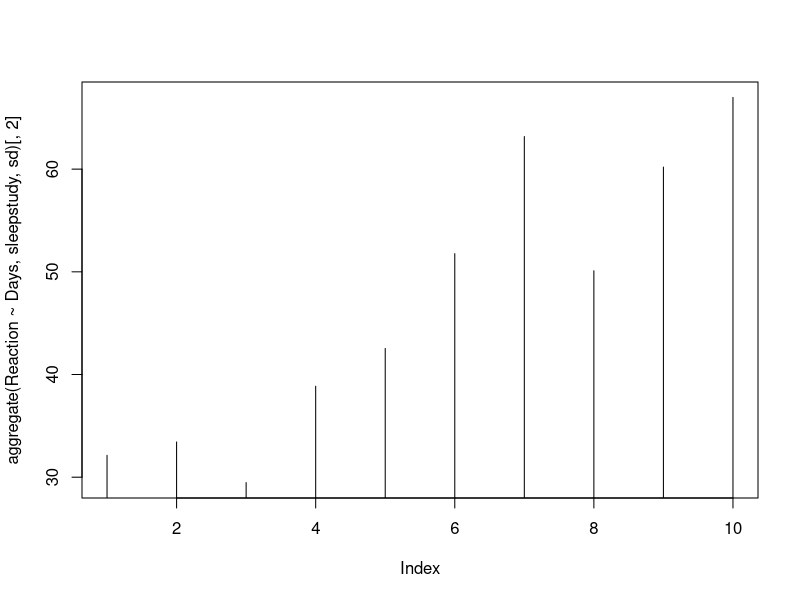
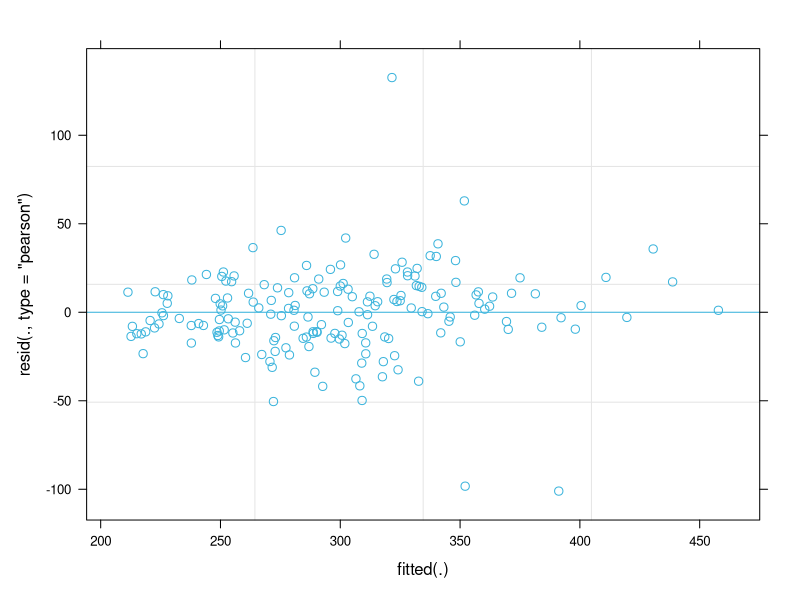
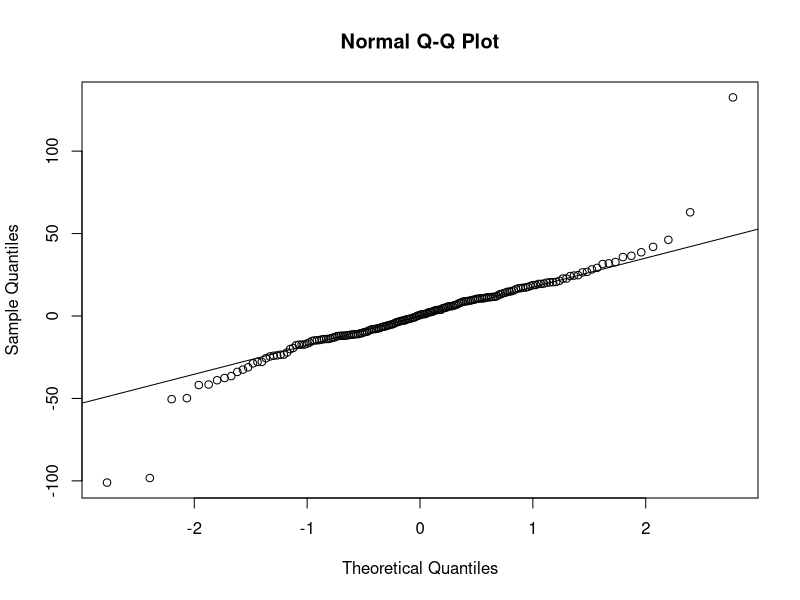
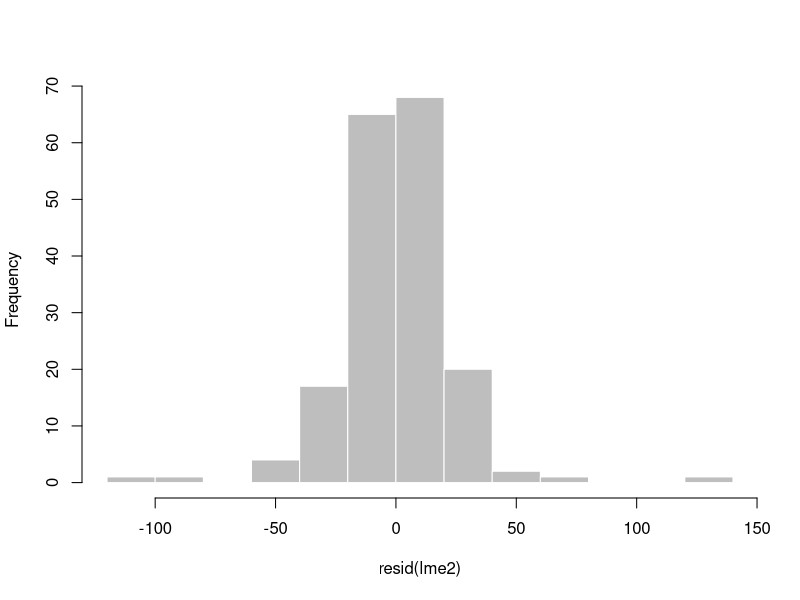
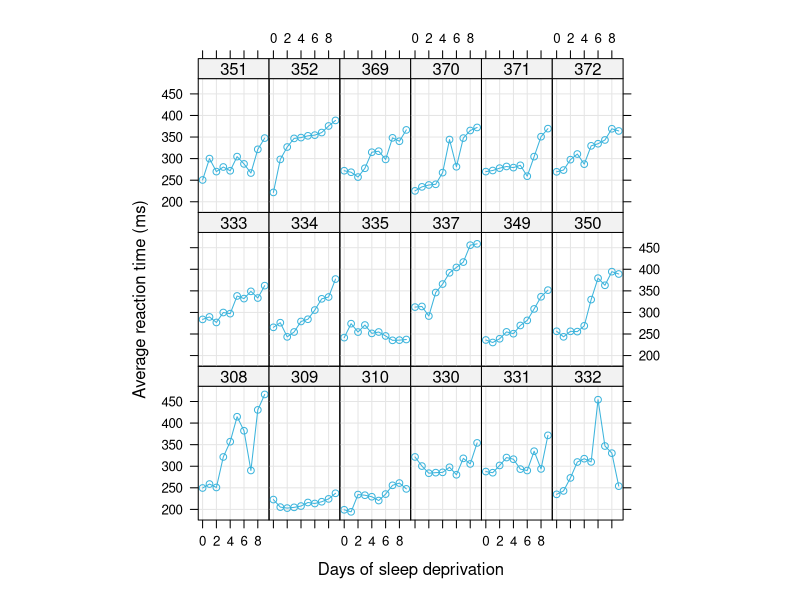
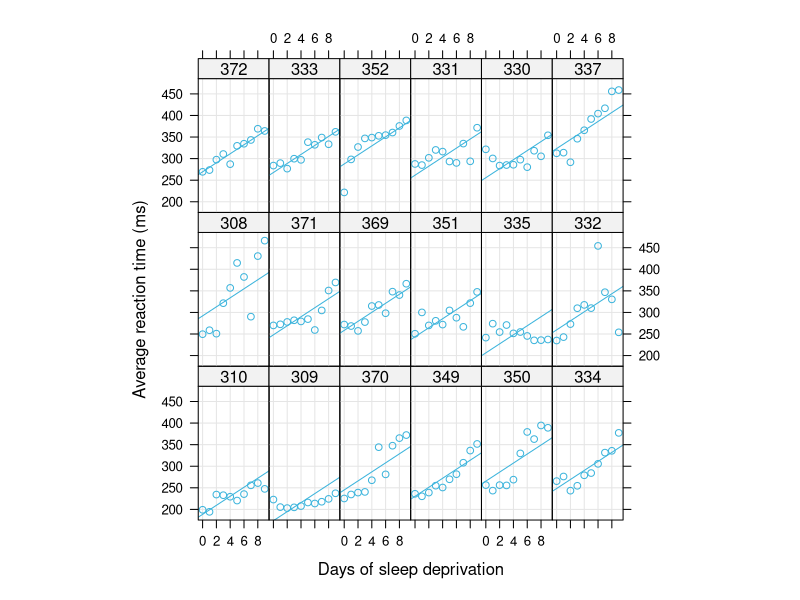
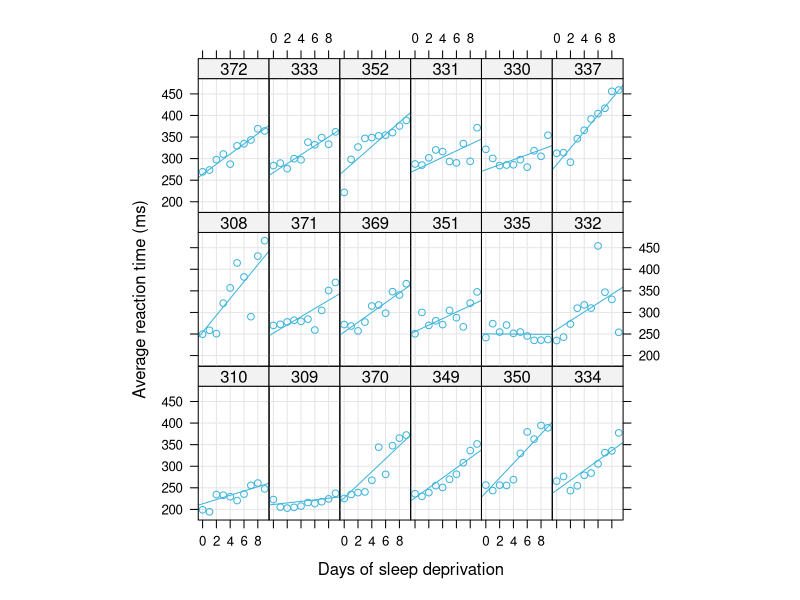
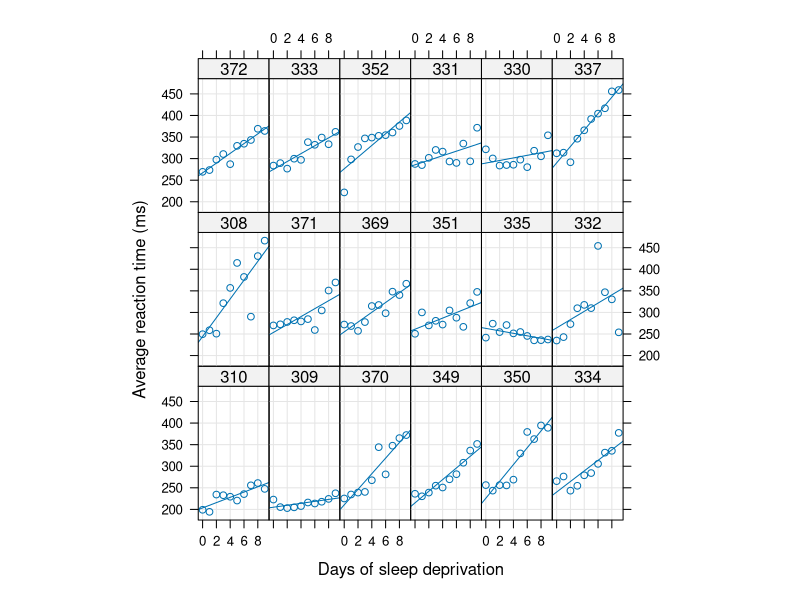

Write R code to recreate these figures, in order.
# example_bates.R
#
# content: (1) Load data
#          (2) Visualize data
#          (3) Fit models
#          (4) Examine random effects
#
# input: --
# output: sleep_subjects.pdf
#         sleep_random_intercept.pdf
#         sleep_random_slope.pdf
#         sleep_lattice.pdf
#         sleep_box.pdf
#         sleep_caterpillar.pdf
#         sleep_shrinkage.pdf
#         sleep_shrinkfit.pdf
#
# last mod: Oct/16/2024, NW

# setwd("C:/Users/nwickelmaier/Nextcloud/Documents/teaching/iwm/mixed_models/slides/04_longitudinal/")

library(lattice)
library(lme4)

#--------------- (1) Load data ------------------------------------------------

data(sleepstudy)
#?sleepstudy
str(sleepstudy)
summary(sleepstudy)
head(sleepstudy)

xtabs( ~ Subject + Days, sleepstudy)

#--------------- (2) Visualize data -------------------------------------------

pdf("../figures/sleep_subjects.pdf", height = 6, width = 6, pointsize = 10)

xyplot(Reaction ~ Days | Subject, sleepstudy, aspect = "xy",
       layout = c(6,3), type = c("g", "b"),
       col = "#3CB4DC",
       #index.cond = function(x,y) coef(lm(y ~ x))[1],
       xlab = "Days of sleep deprivation",
       ylab = "Average reaction time (ms)"
)

dev.off()

# random intercept model
lme0 <- lmer(Reaction ~ Days + (1 | Subject), sleepstudy, REML = FALSE)

pdf("../figures/sleep_random_intercept.pdf", height = 6, width = 6, pointsize = 10)

xyplot(Reaction ~ Days | Subject, sleepstudy, aspect = "xy",
       layout = c(6,3), type = c("g", "p"),
       col = "#3CB4DC",
       coef.list = coef(lme0)$Subject,
       panel = function(..., coef.list) {
         panel.xyplot(...)
         panel.abline(as.numeric(coef.list[packet.number(),]),
                      col.line = "#3CB4DC",
                      lty = trellis.par.get("superpose.line")$lty[2]
                      )
       },
       index.cond = function(x,y) coef(lm(y ~ x))[1],
       xlab = "Days of sleep deprivation",
       ylab = "Average reaction time (ms)"
)

dev.off()

# random slope model
lme1 <- lmer(Reaction ~ Days + (Days | Subject), sleepstudy, REML = FALSE)

pdf("../figures/sleep_random_slope.pdf", height = 6, width = 6, pointsize = 10)

xyplot(Reaction ~ Days | Subject, sleepstudy, aspect = "xy",
       layout = c(6,3), type = c("g", "p"),
       col = "#3CB4DC",
       coef.list = coef(lme1)$Subject,
       panel = function(..., coef.list) {
         panel.xyplot(...)
         panel.abline(as.numeric(coef.list[packet.number(),]),
                      col.line = "#3CB4DC",
                      lty = trellis.par.get("superpose.line")$lty[2]
                      )
       },
       index.cond = function(x,y) coef(lm(y ~ x))[1],
       xlab = "Days of sleep deprivation",
       ylab = "Average reaction time (ms)"
)

dev.off()

pdf("../figures/sleep_lattice.pdf", height = 8, width = 8, pointsize = 10)

xyplot(Reaction ~ Days | Subject, sleepstudy, type = c("g","p","r"),
       index.cond = function(x,y) coef(lm(y ~ x))[1],
       xlab = "Days of sleep deprivation",
       ylab = "Average reaction time (ms)",
       aspect = "xy")

dev.off()

pdf("../figures/sleep_box.pdf", height = 3.375, width = 3.375, pointsize = 10)

par(mai = c(.6,.6,.1,.1), mgp = c(2.4,1,0))
boxplot(Reaction ~ Days, sleepstudy, col = "#3CB4DC")
# --> good to see that assumption of homoscedasticity is violated

dev.off()

plot(aggregate(Reaction ~ Days, sleepstudy, sd)[, 2], type = "h")

#--------------- (3) Fit models -----------------------------------------------

lme2 <- lmer(Reaction ~ Days + (Days || Subject), sleepstudy, REML = FALSE)

anova(lme1, lme2)

confint(lme2)

plot(lme2, col = "#3CB4DC")

qqnorm(resid(lme2))
qqline(resid(lme2))

hist(resid(lme2), border = "white", col = "gray", main = "")

#--------------- (4) Examine random effects -----------------------------------

# caterpillar plot

pdf("../figures/sleep_caterpillar.pdf", height = 4.5, width = 8, pointsize = 10)

dotplot(ranef(lme2, condVar = TRUE),
        col = "#FF6900",
        scales = list(x = list(relation = "free")))[[1]]

dev.off()

# shrinkage
df      <- coef(lmList(Reaction ~ Days | Subject, sleepstudy))
fclow   <- subset(df, `(Intercept)` < 251)
fchigh  <- subset(df, `(Intercept)` > 251)
cc1     <- as.data.frame(coef(lme2)$Subject)
names(cc1) <- c("A", "B")

df <- cbind(df, cc1)
ff <- fixef(lme2)

pdf("../figures/sleep_shrinkage.pdf", height = 6, width = 6, pointsize = 10)

with(df,
  xyplot(`(Intercept)` ~ Days, aspect = 1,
    x1 = B, y1 = A,
    panel = function(x, y, x1, y1, subscripts, ...) {
        panel.grid(h = -1, v = -1)
        x1 <- x1[subscripts]
        y1 <- y1[subscripts]
        larrows(x, y, x1, y1, type = "closed", length = 0.1,
                angle = 15, ...)
        lpoints(x, y,
                pch = trellis.par.get("superpose.symbol")$pch[2],
                col = trellis.par.get("superpose.symbol")$col[2])
        lpoints(x1, y1,
                pch = trellis.par.get("superpose.symbol")$pch[1],
                col = trellis.par.get("superpose.symbol")$col[1])
        lpoints(ff[2], ff[1], 
                pch = trellis.par.get("superpose.symbol")$pch[3],
                col = trellis.par.get("superpose.symbol")$col[3])
        ltext(fclow[,2], fclow[,1], row.names(fclow), adj = c(0.5, 1.7))
        ltext(fchigh[,2], fchigh[,1], row.names(fchigh), adj = c(0.5, -0.6))
    },
    key = list(space = "top", columns = 3,
               text = list(c("Mixed model", "Within-group", "Population")),
               points = list(col = trellis.par.get("superpose.symbol")$col[1:3],
                             pch = trellis.par.get("superpose.symbol")$pch[1:3]))
  )
)

dev.off()

# shrinkfit
pdf("../figures/sleep_shrinkfit.pdf", height = 6, width = 6, pointsize = 10)

xyplot(Reaction ~ Days | Subject, sleepstudy, aspect = "xy",
  layout = c(6,3), type = c("g", "p", "r"),
  col = "#3CB4DC",
  coef.list = df[,3:4],
  panel = function(..., coef.list) {
    panel.xyplot(...)
    panel.abline(as.numeric(coef.list[packet.number(),]),
                 col.line = "#FF6900",
                 lty = trellis.par.get("superpose.line")$lty[2]
                 )
    panel.abline(fixef(lme2),
                 col.line = "#78004B",
                 lty = trellis.par.get("superpose.line")$lty[4]
                 )
  },
  index.cond = function(x, y) coef(lm(y ~ x))[1],
  xlab = "Days of sleep deprivation",
  ylab = "Average reaction time (ms)",
  key = list(space = "top", columns = 3,
             text = list(c("Within-subject", "Mixed model", "Population")),
             lines = list(col = c("#3CB4DC", "#FF6900", "#78004B"),
                          lty = trellis.par.get("superpose.line")$lty[c(1:2,4)]))
)

dev.off()

# assumption plots

pdf("../figures/assump_resid_slope.pdf", height = 6, width = 6, pointsize = 10)

plot(lme2, col = sleepstudy$Subject, pch = sleepstudy$Days, main = "Random slope")

dev.off()

pdf("../figures/assump_resid_intercept.pdf", height = 6, width = 6, pointsize = 10)

plot(lme0, col = sleepstudy$Subject, pch = sleepstudy$Days, main = "Random intercept")

dev.off()


pdf("../figures/assump_qqplot_slope.pdf", height = 6, width = 6, pointsize = 10)

qqmath(lme2, col = sleepstudy$Subject, pch = sleepstudy$Days, main = "Random slope")

dev.off()

pdf("../figures/assump_qqplot_intercept.pdf", height = 6, width = 6, pointsize = 10)

qqmath(lme1, col = sleepstudy$Subject, pch = sleepstudy$Days, main = "Random intercept")

dev.off()
